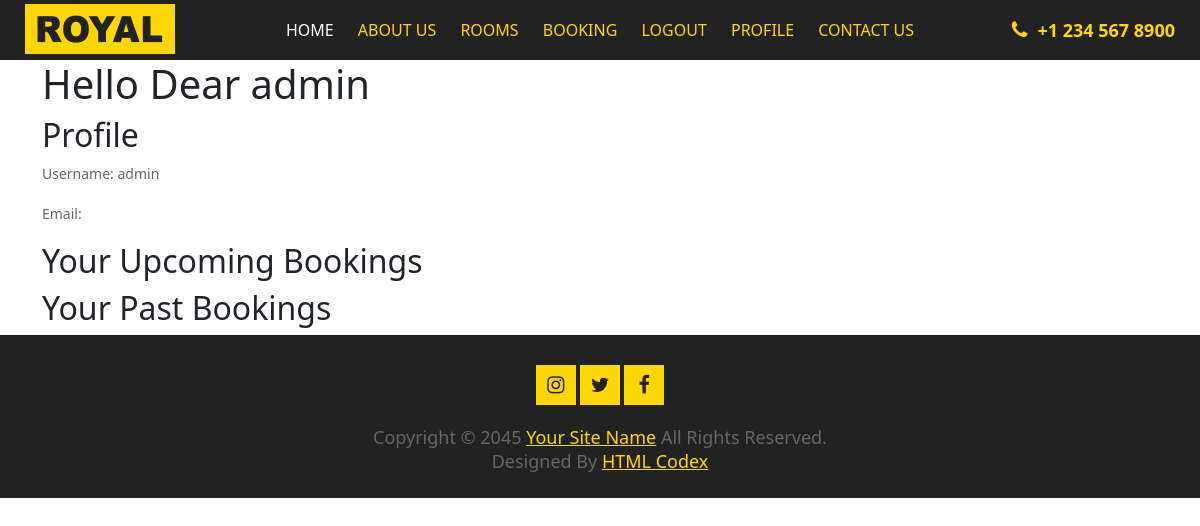
/profile (signed in), run on an earlier commit of the app's database.
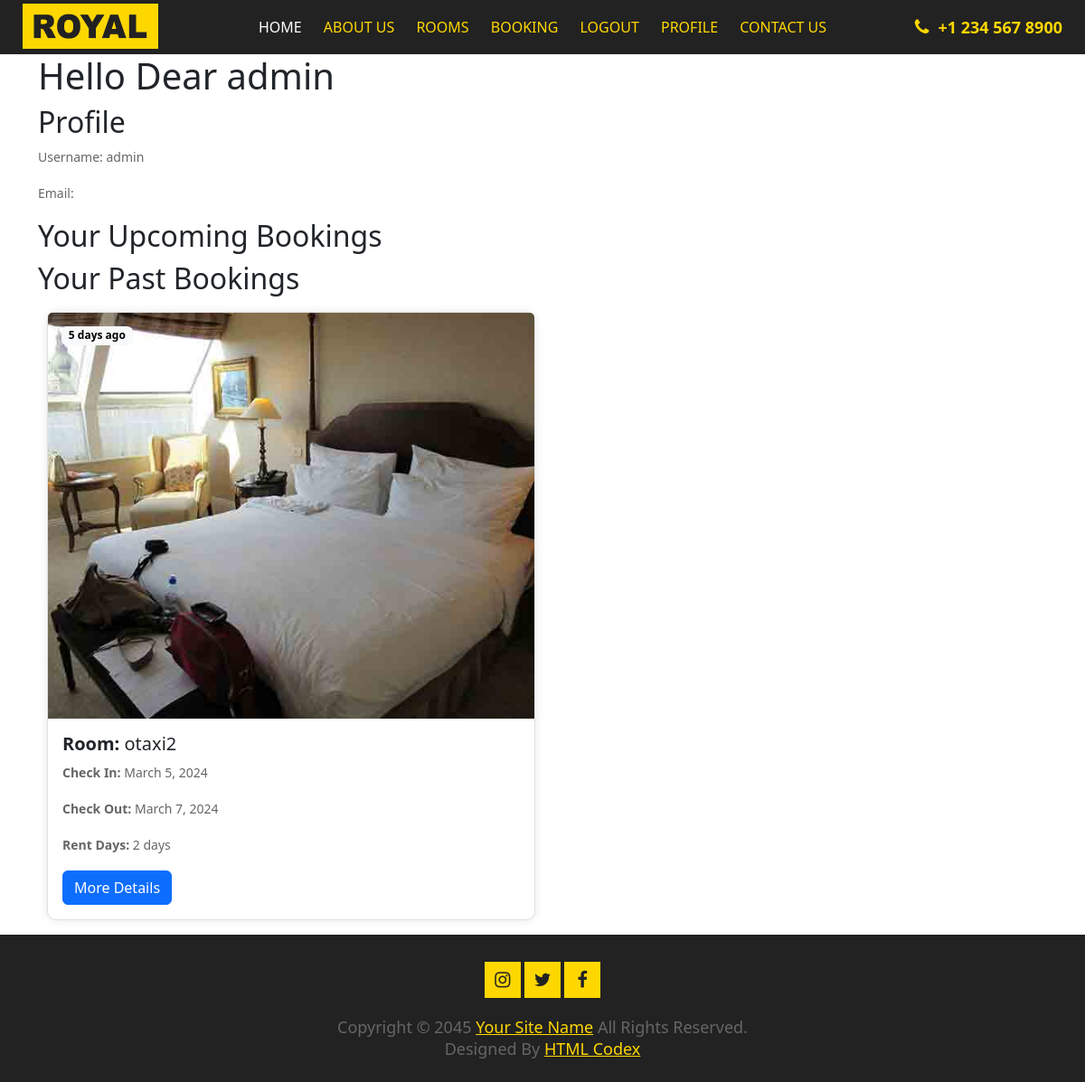
And on a later commit of the database.
### hotelapp/models.py (models this page shows, shortened)
class Booking(models.Model):
    user = models.ForeignKey(User, on_delete=models.CASCADE)
    first_name = models.CharField(max_length=50)
    last_name = models.CharField(max_length=50)
    mobile = models.CharField(max_length=15)
    email = models.EmailField()
    check_in = models.DateField()
    check_out = models.DateField()
    room = models.ForeignKey(Room, on_delete=models.CASCADE)
    special_request = models.TextField(blank=True, null=True)

class Room(models.Model):
    name = models.CharField(max_length=100)
    size = models.CharField(max_length=50)
    beds = models.CharField(max_length=50)
    description = models.TextField()
    room_img = models.CharField(max_length=30)
    price = models.DecimalField(max_digits=8, decimal_places=2)
    modal_name = models.CharField(max_length=50, blank=True, null=True)
    modal_description = models.TextField(blank=True, null=True)
    modal_images = models.ManyToManyField('RoomImage', related_name='rooms')

### hotelapp/views.py (the view)
# urls.py: path('profile', views.profile, name='profile'),
@login_required
def profile(request):
    future_bookings = Booking.objects.filter(user=request.user, check_in__gte=datetime.now().date()).order_by(
        'check_in')
    past_bookings = Booking.objects.filter(user=request.user, check_in__lt=datetime.now().date()).order_by('-check_in')
    user_booking = list(future_bookings) + list(past_bookings)
    for booking in user_booking:
        days_until_check_in = (booking.check_in - datetime.now().date()).days
        booking.days_until_check_in = days_until_check_in
    for booking in user_booking:
        if booking.days_until_check_in == 0:
            booking.days_until_check_in = 'Today'
        elif booking.days_until_check_in == 1:
            booking.days_until_check_in = 'Tomorrow'
        elif 1 < booking.days_until_check_in < 14:
            booking.days_until_check_in = f'In {booking.days_until_check_in} days'
        elif booking.days_until_check_in == -1:
            booking.days_until_check_in = 'Yesterday'
        elif 14 < booking.days_until_check_in < 21:
            booking.days_until_check_in = 'In 2 weeks'
        elif 21 < booking.days_until_check_in < 28:
            booking.days_until_check_in = 'In 3 weeks'
        elif 28 < booking.days_until_check_in < 35:
            booking.days_until_check_in = 'In 1 month'
        elif 35 < booking.days_until_check_in < 42:
            days = booking.days_until_check_in - 30
            booking.days_until_check_in = f'In 1 month and {days} days'
        elif 42 < booking.days_until_check_in < 49:
            days = booking.days_until_check_in - 30
            if days > 7:
                booking.days_until_check_in = f'In 1 month and 1 week'
        elif 49 < booking.days_until_check_in < 56:
            days = booking.days_until_check_in - 30
            if days > 14:
                booking.days_until_check_in = f'In 1 month and 2 weeks'
        elif 56 < booking.days_until_check_in < 63:
            days = booking.days_until_check_in - 30
            if days > 21:
                booking.days_until_check_in = f'In 1 month and 3 weeks'
        elif 63 < booking.days_until_check_in < 70:
            booking.days_until_check_in = f'In 2 months'
        elif 70 < booking.days_until_check_in < 100:
            booking.days_until_check_in = f'In 3 months'
        elif 100 < booking.days_until_check_in < 130:
            booking.days_until_check_in = f'In 4 months'
        elif 130 < booking.days_until_check_in < 160:
            booking.days_until_check_in = f'In 5 months'
        elif 160 < booking.days_until_check_in < 190:
            booking.days_until_check_in = f'In 6 months'
        elif 190 < booking.days_until_check_in < 250:
            booking.days_until_check_in = f'In 8 months'
        elif 250 < booking.days_until_check_in < 300:
            booking.days_until_check_in = f'In 10 months'
        elif 300 < booking.days_until_check_in < 360:
            booking.days_until_check_in = f'In 1 year'
        elif 360 < booking.days_until_check_in < 720:
            booking.days_until_check_in = f'In 2 years'
        elif 720 < booking.days_until_check_in < 1080:
            booking.days_until_check_in = f'In 3 years'
        elif 1080 < booking.days_until_check_in < 1440:
            booking.days_until_check_in = f'In 4 years'
        else:
            if booking.days_until_check_in > -14:
                booking.days_until_check_in = f'{abs(booking.days_until_check_in)} days ago'
            elif booking.days_until_check_in > -21:
                booking.days_until_check_in = f'3 week ago'
            elif booking.days_until_check_in > -28:
                booking.days_until_check_in = f'1 month ago'
            elif booking.days_until_check_in > -58:
                booking.days_until_check_in = f'2 months ago'
            elif booking.days_until_check_in > -88:
                booking.days_until_check_in = f'3 months ago'
            elif booking.days_until_check_in > -118:
                booking.days_until_check_in = f'4 months ago'
            elif booking.days_until_check_in > -148:
                booking.days_until_check_in = f'5 months ago'
            elif booking.days_until_check_in > -178:
                booking.days_until_check_in = f'6 months ago'
            elif booking.days_until_check_in > -208:
                booking.days_until_check_in = f'7 months ago'
            elif booking.days_until_check_in > -238:
                booking.days_until_check_in = f'8 months ago'
            elif booking.days_until_check_in > -268:
                booking.days_until_check_in = f'9 months ago'
            elif booking.days_until_check_in > -298:
                booking.days_until_check_in = f'10 months ago'
            elif booking.days_until_check_in > -328:
                booking.days_until_check_in = f'11 months ago'
            elif booking.days_until_check_in > -358:
                booking.days_until_check_in = f'1 year ago'
            elif booking.days_until_check_in > -718:
                booking.days_until_check_in = f'2 years ago'
            elif booking.days_until_check_in > -1078:
                booking.days_until_check_in = f'3 years ago'
            elif booking.days_until_check_in > -1438:
                booking.days_until_check_in = f'4 years ago'
            else:
                booking.days_until_check_in = f'{abs(booking.days_until_check_in)} days ago'
    for booking in user_booking:
        price = booking.room.price
        check_in = booking.check_in
        check_out = booking.check_out
        days = (check_out - check_in).days
        total_price = price * days
        booking.total_price = f'${total_price}'
    if user_booking:
        for booking in user_booking:
            if booking.check_in > datetime.now().date():
                booking.status = 'Upcoming'
            else:
                booking.status = 'Past'
    for booking in user_booking:
        check_in = booking.check_in
        check_out = booking.check_out
        days = (check_out - check_in).days
        booking.reserved_days = f'{days} days'
    context = {
        'future_bookings': future_bookings,
        'past_bookings': past_bookings,
        'user_bookings': user_booking,
    }
    return render(request, 'profile.html', context)

### templates/profile.html (shortened to what this page needs)
{% extends 'base.html' %}
{% load static %}
{% block content %}
<div class="container">
    <h1>Hello Dear {{ user.username }}</h1>
    <h2>Profile</h2>
    <p>Username: {{ user.username }}</p>
    <p>Email: {{ user.email }}</p>
    <h2>Your Upcoming Bookings</h2>
    <h2>Your Past Bookings</h2>
    {% for booking in past_bookings %}
    <div class="card mb-3" style="max-width: 540px; margin: 10px; display: inline-block; border: 1px solid #e0e0e0; border-radius: 10px; box-shadow: 0 0 10px rgba(0, 0, 0, 0.1);">
        <img src="static/website/img/room/{{ booking.room.room_img }}" class="card-img-top" alt="..." >
        <span  class=" badge text-bg-light">{{ booking.days_until_check_in }}</span>
        <div class="card-body">
            <h5 class="card-title"><b>Room:</b> {{ booking.room.name }}</h5>
            <p class="card-text"><b>Check In: </b>{{ booking.check_in }}</p>
            <p class="card-text"><b>Check Out: </b> {{ booking.check_out }}</p>
            <p class="card-text"><b>Rent Days: </b> {{ booking.reserved_days }}</p>
            <button type="button" class="btn btn-primary" data-bs-toggle="modal" data-bs-target="#modal-details{{ booking.id }}" data-bs-whatever="@fat">More Details</button>
        </div>
    </div>
    {% endfor %}
</div>
{% endblock %}

What changed in the data, as far as the page shows it:
added Booking: room.room_img (picture), days_until_check_in "5 days ago", room.name "otaxi2", check_in "March 5, 2024", check_out "March 7, 2024", reserved_days "2 days"
